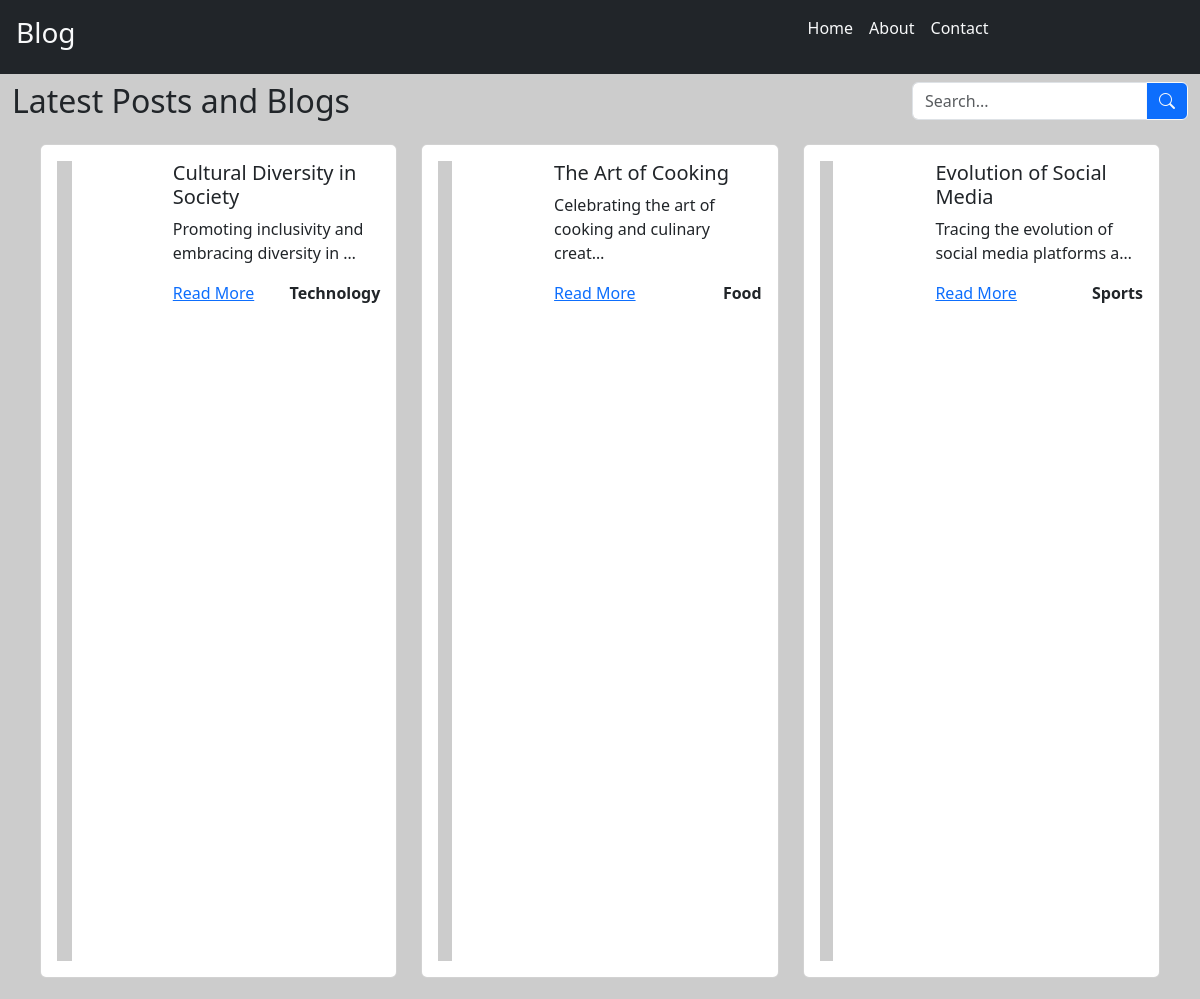
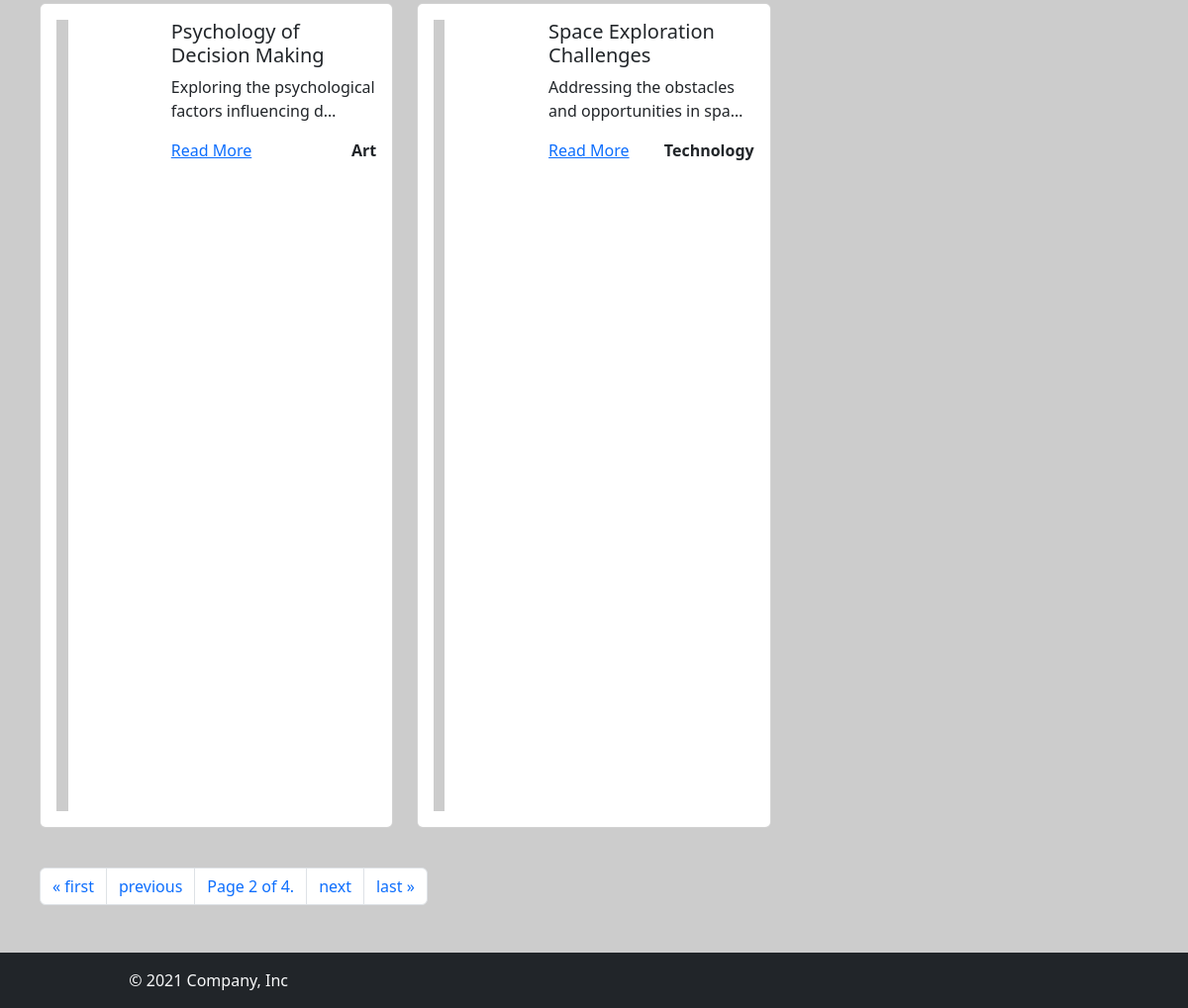
Screenshot of /?page=2 with the database file from the repository (2 pictures, top to bottom).
### blog/models.py (models this page shows, shortened)
class Post(models.Model):
    title = models.CharField(max_length=100)
    content = models.TextField()
    img_url = models.URLField(null=True)
    created_at = models.DateTimeField(auto_now_add=True)
    slug = models.SlugField(unique=True)
    category = models.ForeignKey(Category,on_delete=models.CASCADE)

class Category(models.Model):
    name = models.CharField(max_length=100)

### blog/views.py (the view)
# urls.py: path("",views.index, name="index"),
def index(request):
    blog_title = "Latest Posts and Blogs"
    all_posts=Post.objects.all().order_by('-created_at')
    paginator = Paginator(all_posts,5)
    page_no = request.GET.get('page')
    page_obj = paginator.get_page(page_no)
    return render(request,'blog/index.html',{'blog_title':blog_title,'page_obj':page_obj})

### blog/templates/blog/index.html (shortened to what this page needs)
{%extends 'blog/base.html'%}
{%block content%}
<div class="container-fluid ">
    <div class="row my-2">
        <div class="col">
            <h2 >{{blog_title}}</h2>
        </div>
        <div class="col-3">
            <div class="input-group">
                <input type="text" class="form-control" placeholder="Search..." aria-label="Search">
                <button class="btn btn-outline-light btn-primary " type="button" id="button-search">
                    <i class="bi bi-search"></i>
                </button>
                </div>
        </div>
    </div>
    <div class="row m-3">
        {% if page_obj%}
            {% for post in page_obj%}
            <div class="col-4 mb-4">
                <div class="card">
                    <div class="card-body">
                        <div class="row">
                            <div class="col-md-4">
                                <img style="height:300; width:300;" src="{{post.img_url}}" class="img-fluid" alt="...">
                            </div>
                            <div class="col-md-8">
                                <h5 class="card-title">{{post.title}}</h5>
                                <p class="card-text">{{post.content|truncatechars:50}}</p>
                                <div class="d-flex justify-content-between">
                                        <a href="{% url 'blog:detail' slug=post.slug %}">Read More</a>
                                    <a class="text-decoration-none text-dark fw-bold" href="#">{{post.category.name}}</a>
                                </div>
                            </div>
                        </div>
                    </div>
                </div>
            </div>
            {%endfor%}
            <div class="col-12 my-3">
                {%if page_obj.has_other_pages%}
                <nav aria-label="Page navigation">
                    <ul class="pagination">
                        {%if page_obj.has_previous%}
                        <li class="page-item">
                            <a class="page-link" href="?page=1" aria-label="First">
                                <span aria-hidden="true">&laquo; first</span>
                            </a>
                        </li>
                        <li class="page-item">
                            <a class="page-link" href="?page={{page_obj.previous_page_number}}" aria-label="Previous">
                                <span aria-hidden="true">previous</span>
                            </a>
                        </li>
                        {%endif%}
                        {%if page_obj.has_next%}
                        <li class="page-item"><span class="page-link">Page {{page_obj.number}} of {{page_obj.paginator.num_pages}}.</span></li>
                        <li class="page-item">
                            <a class="page-link" href="?page={{page_obj.next_page_number}}" aria-label="Next">
                                <span aria-hidden="true">next</span>
                            </a>
                        </li>
                        <li class="page-item">
                            <a class="page-link" href="?page={{page_obj.paginator.num_pages}}" aria-label="Last">
                                <span aria-hidden="true">last &raquo;</span>
                            </a>
                        </li>
                        {%endif%}
                    </ul>
                </nav>
            {%endif%}
            </div>
        {%else%}
        <p>No posts available </p>
        {%endif%}
    </div>
</div>
{%endblock%}

### blog/static/blog/style.css (style rules this page uses)
body { background-color: #cccccc; }

### rows the page displays
Post: title "Cultural Diversity in Society", content "Promoting inclusivity and embracing diversity in …", category.name "Technology"
Post: title "The Art of Cooking", content "Celebrating the art of cooking and culinary creat…", category.name "Food"
Post: title "Evolution of Social Media", content "Tracing the evolution of social media platforms a…", category.name "Sports"
Post: title "Psychology of Decision Making", content "Exploring the psychological factors influencing d…", category.name "Art"
Post: title "Space Exploration Challenges", content "Addressing the obstacles and opportunities in spa…", category.name "Technology"

### other values shown
{{ blog_title }} "Latest Posts and Blogs"
{{ page_obj.number }} "2"
{{ page_obj.paginator.num_pages }} "4"
